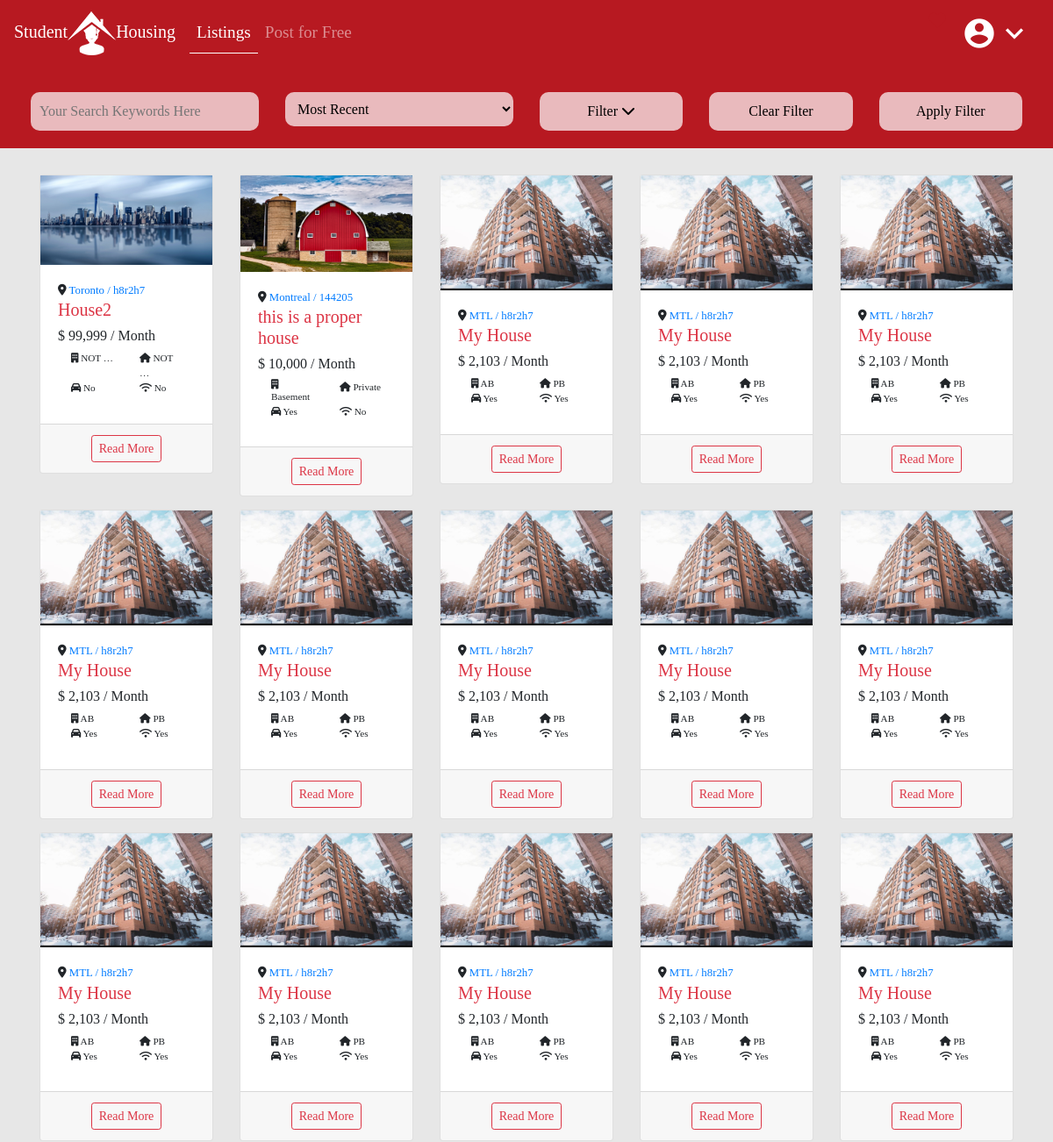
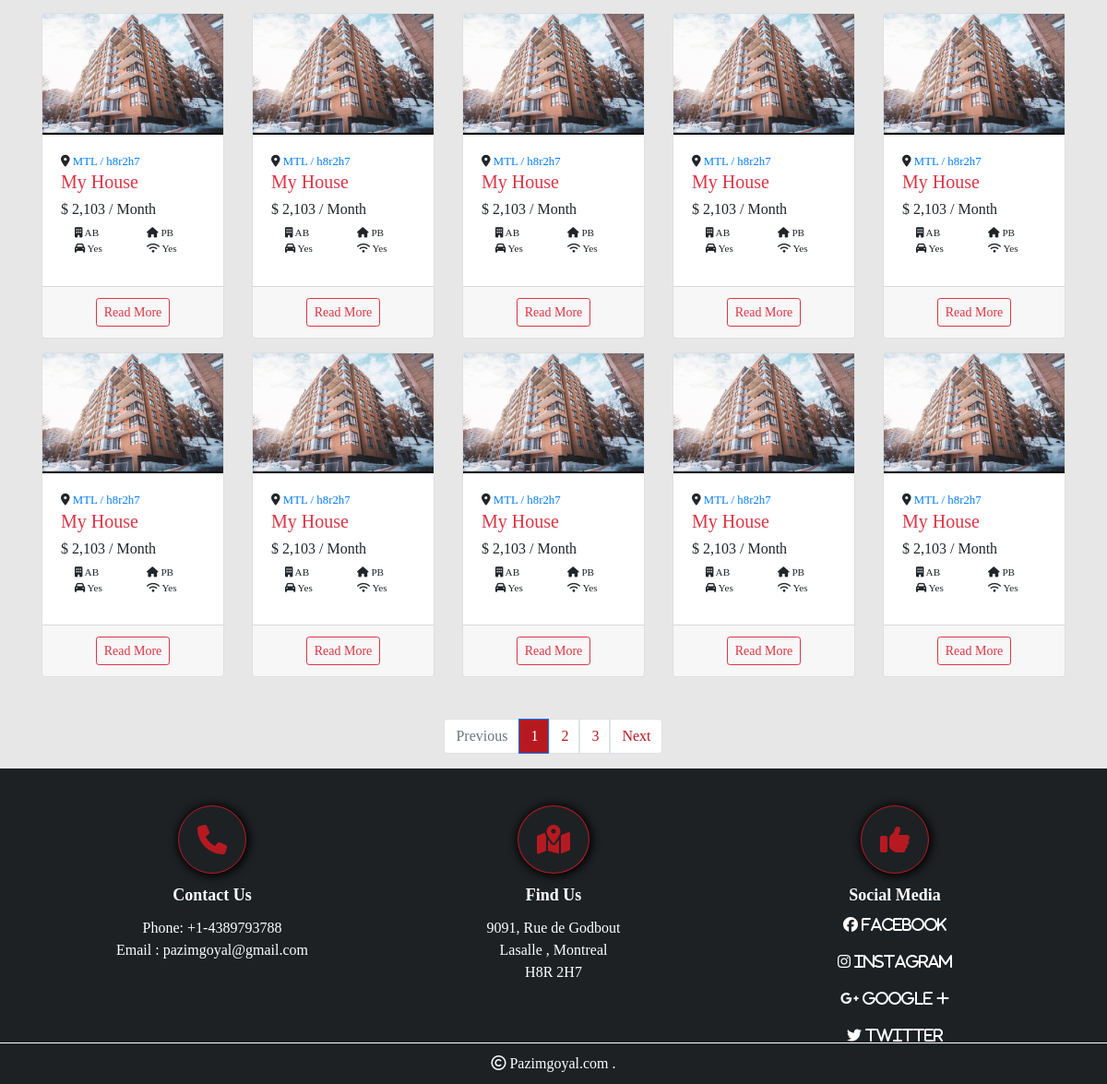
/listings/, run on the app's committed database (2 pictures, top to bottom).
### listings/models.py (models this page shows)
class HouseListings(models.Model):
    title = models.CharField(max_length=200)
    description = models.TextField(blank=True)
    price = models.IntegerField()
    address = models.CharField(max_length=200, default="")
    city = models.CharField(max_length=10, choices=city)
    zipCode = models.CharField(max_length=10)
    building_type = models.CharField(choices=typeB, max_length=18)
    garage = models.BooleanField(default=False)
    space_given = models.CharField(choices=space, max_length=15)
    created_date = models.DateTimeField(default=timezone.now, blank=True)
    is_published = models.BooleanField(default=True)
    image1 = models.ImageField(upload_to='photos/%Y%m%d/', default="default.jpeg")
    image2 = models.ImageField(upload_to='photos/%Y%m%d/', blank=True)
    image3 = models.ImageField(upload_to='photos/%Y%mb%d/', blank=True)
    image4 = models.ImageField(upload_to='photos/%Y%m%d/', blank=True)
    image5 = models.ImageField(upload_to='photos/%Y%m%d/', blank=True)
    image6 = models.ImageField(upload_to='photos/%Y%m%d/', blank=True)
    image7 = models.ImageField(upload_to='photos/%Y%m%d/', blank=True)
    image8 = models.ImageField(upload_to='photos/%Y%m%d/', blank=True)
    image9 = models.ImageField(upload_to='photos/%Y%mb%d/', blank=True)
    image10 = models.ImageField(upload_to='photos/%Y%m%d/', blank=True)
    image11 = models.ImageField(upload_to='photos/%Y%m%d/', blank=True)
    image12 = models.ImageField(upload_to='photos/%Y%m%d/', blank=True)
    bathrooms = models.DecimalField(max_digits=2, default=1, decimal_places=1)
    electricityIncluded = models.BooleanField(default=False)
    wifiIncluded = models.BooleanField(default=False)
    animalsAllowed = models.BooleanField(default=False)
    furnished = models.TextField(choices=furnish)
    user = models.ForeignKey(User, on_delete=models.CASCADE)
    size = models.DecimalField(blank=True, decimal_places=1, max_digits=2, default=3.5)
    bathrooms = models.DecimalField(blank=True, decimal_places=1, max_digits=2, default=2)

### listings/views.py (the view)
# urls.py: path('', include('listings.urls')),
def listings(request):
    if 'order' in request.GET:
        listing = HouseListings.objects.order_by(request.GET['order'])
    else:
        listing = HouseListings.objects.order_by('-created_date')
    if 'keywords' in request.GET:
        keywords = request.GET['keywords']
        if keywords:
            listing = listing.filter(description__icontains=keywords)
    if 'city' in request.GET:
        keywords = request.GET['city']
        if keywords != 'c':
            listing = listing.filter(city__iexact=keywords)
    if 'space_given' in request.GET:
        keywords = request.GET['space_given']
        if keywords != 'NOT AVAILABLE':
            listing = listing.filter(space_given__iexact=keywords)
    if 'building_type' in request.GET:
        keywords = request.GET['building_type']
        if keywords != 'NOT AVAILABLE':
            listing = listing.filter(building_type__iexact=keywords)
    if 'min_price' in request.GET:
        keywords = request.GET['min_price']
        if keywords:
            listing = listing.filter(price__gte=keywords)
    if 'max_price' in request.GET:
        keywords = request.GET['max_price']
        if keywords:
            listing = listing.filter(price__lte=keywords)
    if 'size' in request.GET:
        keywords = request.GET['size']
        if keywords:
            listing = listing.filter(size=Decimal(keywords))
    if 'bathroom' in request.GET:
        keywords = request.GET['bathroom']
        if keywords:
            listing = listing.filter(bathrooms=Decimal(keywords))
    if 'furniture' in request.GET:
        keywords = request.GET['furniture']
        if keywords != 'NOT AVAILABLE':
            listing = listing.filter(furnished__iexact=keywords)
    if 'garage' in request.GET:
        listing = listing.filter(garage=1)
    if 'animalsAllowed' in request.GET:
        listing = listing.filter(animalsAllowed=1)
    if 'electricityIncluded' in request.GET:
        listing = listing.filter(electricityIncluded=1)
    if 'wifiIncluded' in request.GET:
        listing = listing.filter(wifiIncluded=1)
    paginator = Paginator(listing, 25)
    page = request.GET.get('page')
    paged_listings = paginator.get_page(page)
    return render(request, 'listings.html',
                  {'items': paged_listings, 'vals': request.GET, 's': space_type_c, 'c': city_c, 'b': building_type_c,
                   'o': order_c, 'f': furnished_c})

### templates/listings.html (shortened to what this page needs)
{% extends 'base.html' %}
{% load humanize%}
{% block content %}
<div class="filter-listing">
    <form action="{%url 'listings'%}">
        <div>
            <div class="row">
                <div class="col-lg-3 col-12">
                    <input type="search" placeholder="Your Search Keywords Here" name="keywords"
                           value="{{vals.keywords}}">
                </div>
                <div class="col-lg-3 col-6">
                    <select class="listing-filter-dpd" name="order" onchange="this.form.submit()">
                 {% for i,j in o.items %}
                        <option value="{{i}}" {%if i == vals.order %} selected {%endif%}>{{j}}</option>
                        {%endfor%}
                    </select>
                </div>
                <div class="col-lg-2 col-2 listing-filter-b">
                    <button type="button" data-toggle="collapse" data-target="#collapseExample2"
                            aria-expanded="false"> Filter
                        <i class="fas fa-chevron-down  js-rotate-if-collapsed"></i>
                    </button>
                </div>
                <div class="col-lg-2 col-10">
                    <input type="reset" value="Clear Filter" onchange="this.form.submit()">
                </div>
                <div class="col-lg-2 col-10">
                    <input type="submit" value="Apply Filter">
                </div>
            </div>
        </div>
    </form>
</div>
<div class="row row-cols-lg-3 row-cols-md-2 row-cols-1 row-cols-xl-5 main-listing" style="padding: 30px;">
    {% if items%}
    {% for item in items%}
    <div class="col listings" style="margin-bottom: 15px;">
        <div class="card">
            <div class="card-img ">
                <img class="img-responsive" src="{{item.image1.url}}">
            </div>
            <div class="card-body">
                <div class="card-title">
                    <small><i class="fa fa-map-marker"></i><a href="#"> {{item.city}} /
                        {{item.zipCode|lower}}</a>
                    </small>
                    <h5 class="text-danger">{{item.title|truncatewords:5}}</h5>
                    <h6>$ {{item.price|intword|intcomma}} / Month</h6>
                    <div class="smallerItems row row-cols-2">
                        <div class="col info_item"><i class="fa fa-building"></i>
                            {{item.building_type|cut:"Building"|truncatewords:1}}
                        </div>
                        <div class="col info_item"><i class="fa fa-home"></i>
                            {{item.space_given|cut:"Bedroom"|truncatewords:1}}
                        </div>
                        <div class="col info_item"><i class="fa  fa-car"></i> {{item.garage|yesno:"Yes,No"}}</div>
                        <div class="col info_item"><i class="fa  fa-wifi "></i> {{item.wifiIncluded|yesno:"Yes,No"}}
                        </div>
                    </div>
                </div>
            </div>
            <div class="card-footer">
                <div class="d-flex justify-content-around">
                    <div>
                        <a type="button" class="btn btn-outline-danger btn-sm" href="{{item.id}}">Read More</a>
                    </div>
                </div>
            </div>
        </div>
    </div>
    {%endfor%}
    {%else%}
    <center><h3>No results found for search parameters</h3></center>
    {%endif%}
</div>
<nav aria-label="Page navigation example">
    {% if items.has_other_pages%}
    <ul class="pagination justify-content-center">
        {%if items.has_previous%}
        <li class="page-item">
            <a class="page-link" href="?page={{items.previous_page_number}}" tabindex="-1">Previous</a>
        </li>
        {% else%}
        <li class="page-item disabled">
            <a class="page-link" href="#" tabindex="-1">Previous</a>
        </li>
        {% endif%}
        {% for i in items.paginator.page_range%}
        {% if items.number == i %}
        <li class="page-item active"><a class="page-link" href="?page={{i}}">{{i}}</a></li>
        {% else%}
        <li class="page-item"><a class="page-link" href="?page={{i}}">{{i}}</a></li>
        {% endif%}
        {% endfor%}
        {%if items.has_next%}
        <li class="page-item">
            <a class="page-link" href="?page={{items.next_page_number}}">Next</a>
        </li>
        {% else %}
        <li class="page-item disabled">
            <a class="page-link" href="">Next</a>
        </li>
        {%endif%}
    </ul>
    {% endif%}
</nav>
{% endblock %}}

### templates/base.html (shortened to what this page needs)
{% load static %}
<html lang="en">
<head>
    <link rel="stylesheet" href="{% static 'css/bootstrap.min.css' %}">
    <link rel="stylesheet" href="{% static 'css/lightbox.css' %}">
    <link rel="stylesheet" type="text/css" href="{% static 'css/style1.css' %}">
</head>
<body>
<nav class="navbar fixed-top navbar-expand-lg navbar-dark main-nav">
    <a class="navbar-brand" href="/">Student<img src="{% static 'img/logo.png' %}" height="50">Housing</a>
    <div class="collapse navbar-collapse" id="navbarSupportedContent">
        <ul class="navbar-nav mr-auto">
            <li class="nav-item">
                <a class="nav-link {% ifequal request.path '/listings/'%} active {% endifequal%}" href="/listings">Listings</a>
            </li>
            <li class="nav-item">
                <a class="nav-link  {% ifequal request.path '/addListing/'%} active {% endifequal%}" href="/addListing">Post
                    for Free</a>
            </li>
        </ul>
        <ul class="navbar-nav ml-auto">
            <li class="nav-item">
                <i class="fas fa-heart"></i></li>
            <li class="nav-item dropdown active">
                <a class="nav-link account" data-toggle="dropdown" id="navbarDropdown">
                    <i class="material-icons">account_circle</i><i class="material-icons">
                </i>
                </a>
            </li>
        </ul>
    </div>
</nav>
{% block content%}{%endblock%}
<footer class="page-footer">
<div class="container">
    <div class="top-footer row row-cols-lg-3 row-cols-1">
        <div class="footer-item">
            <div class="footer-logo"><i class="fas fa-phone fa-2x"></i></div>
            <div class="footer-text-title">Contact Us</div>
            <div class="footer-text">Phone: +1-4389793788 <br>Email : pazimgoyal@gmail.com</div>
        </div>
        <div class="footer-item">
            <div class="footer-logo"><i class="fas fa-map-marked-alt fa-2x"></i></div>
            <div class="footer-text-title">Find Us</div>
            <div class="footer-text">9091, Rue de Godbout<br>Lasalle , Montreal<br>H8R 2H7</div>
        </div>
        <div class="footer-item">
            <div class="footer-logo"><i class="fas fa-thumbs-up fa-2x"></i></div>
            <div class="footer-text-title">Social Media</div>
            <div class="footer-text">
                <i class="fab fa-facebook"> Facebook</i>
                <br>
                <br>
                <i class="fab fa-instagram"> Instagram</i>
                <br>
                <br>
                <i class="fab fa-google-plus-g"> Google + </i>
                <br>
                <br>
                <i class="fab fa-twitter"> Twitter</i>
            </div>
        </div>
    </div>
</div>
    <div class="row bottom-footer">
        <div class="col-lg-4"></div>
        <div class="col-lg-4"><i class="far fa-copyright"></i> Pazimgoyal.com .</div>
        <div class="col-lg-4"></div>
    </div>
</footer>
</body>
</html>

### StudentHomes/static/css/style1.css (style rules this page uses)
* { max-width: 100%; margin: 0px; padding: 0px; }
body { background: #e7e7e7; font-family: 'Vollkorn', serif; padding-top: 75px; }
.nav-link { transition: border 1s; }
.nav-link.active { border-bottom: 1px solid #fff; }
.row { margin-left: 0px; margin-right: 0px; }
.top-footer .footer-logo { padding: 20px; max-width: fit-content; border: 1px solid #b71921; color: #b71921; box-shadow: 1px 1px 10px 2px #000; border-radius: 50%; margin: auto; transition: transform 1s; }
.bottom-footer { text-align: center; border-top: 1px solid #fff; padding: 10px; }
.top-footer .footer-item { padding-top: 40px; text-align: center; }
.top-footer .footer-text-title { padding: 10px; font-weight: bold; font-size: large; }
.page-footer { background-color: #1d2124; color: #fff; text-decoration: none; }
.main-nav { background-color: #b71921; font-size: larger; }
.navbar .material-icons { font-size: 40px; }
.navbar .fas { padding: 0px 10px; color: #b71921; }
.account { cursor: pointer; }
.card { margin: auto; transition: box-shadow .5s; }
.card img { width: 100%; }
.card-img { border-radius: 0px 0px 0 0; max-height: 180px; overflow: hidden; }
.filter-listing { background: #b71921; padding: 20px; }
.filter-listing input, .filter-listing select, .listing-filter-b button { margin-top: 10px; width: 100%; padding: 10px; background-color: rgba(255, 255, 255, .7); border: none; border-radius: 10px; }
.info_item { font-size: .7em; }
.pagination .page-link { color: #b71921; }
.pagination .page-item.active .page-link { background-color: #b71921; color: #fff; }

### data on the page
HouseListings: image1 (picture), city "Toronto", zipCode "h8r2h7", title "House2", price "99,999", building_type "NOT …", space_given "NOT …", garage "No", wifiIncluded "No"
HouseListings: image1 (picture), city "Montreal", zipCode "144205", title "this is a proper house", price "10,000", building_type "Basement", space_given "Private", garage "Yes", wifiIncluded "No"
HouseListings: image1 (picture), city "MTL", zipCode "h8r2h7", title "My House", price "2,103", building_type "AB", space_given "PB", garage "Yes", wifiIncluded "Yes"
HouseListings: image1 (picture), city "MTL", zipCode "h8r2h7", title "My House", price "2,103", building_type "AB", space_given "PB", garage "Yes", wifiIncluded "Yes"
HouseListings: image1 (picture), city "MTL", zipCode "h8r2h7", title "My House", price "2,103", building_type "AB", space_given "PB", garage "Yes", wifiIncluded "Yes"
HouseListings: image1 (picture), city "MTL", zipCode "h8r2h7", title "My House", price "2,103", building_type "AB", space_given "PB", garage "Yes", wifiIncluded "Yes"
HouseListings: image1 (picture), city "MTL", zipCode "h8r2h7", title "My House", price "2,103", building_type "AB", space_given "PB", garage "Yes", wifiIncluded "Yes"
HouseListings: image1 (picture), city "MTL", zipCode "h8r2h7", title "My House", price "2,103", building_type "AB", space_given "PB", garage "Yes", wifiIncluded "Yes"
HouseListings: image1 (picture), city "MTL", zipCode "h8r2h7", title "My House", price "2,103", building_type "AB", space_given "PB", garage "Yes", wifiIncluded "Yes"
HouseListings: image1 (picture), city "MTL", zipCode "h8r2h7", title "My House", price "2,103", building_type "AB", space_given "PB", garage "Yes", wifiIncluded "Yes"
HouseListings: image1 (picture), city "MTL", zipCode "h8r2h7", title "My House", price "2,103", building_type "AB", space_given "PB", garage "Yes", wifiIncluded "Yes"
HouseListings: image1 (picture), city "MTL", zipCode "h8r2h7", title "My House", price "2,103", building_type "AB", space_given "PB", garage "Yes", wifiIncluded "Yes"
HouseListings: image1 (picture), city "MTL", zipCode "h8r2h7", title "My House", price "2,103", building_type "AB", space_given "PB", garage "Yes", wifiIncluded "Yes"
HouseListings: image1 (picture), city "MTL", zipCode "h8r2h7", title "My House", price "2,103", building_type "AB", space_given "PB", garage "Yes", wifiIncluded "Yes"
HouseListings: image1 (picture), city "MTL", zipCode "h8r2h7", title "My House", price "2,103", building_type "AB", space_given "PB", garage "Yes", wifiIncluded "Yes"
HouseListings: image1 (picture), city "MTL", zipCode "h8r2h7", title "My House", price "2,103", building_type "AB", space_given "PB", garage "Yes", wifiIncluded "Yes"
HouseListings: image1 (picture), city "MTL", zipCode "h8r2h7", title "My House", price "2,103", building_type "AB", space_given "PB", garage "Yes", wifiIncluded "Yes"
HouseListings: image1 (picture), city "MTL", zipCode "h8r2h7", title "My House", price "2,103", building_type "AB", space_given "PB", garage "Yes", wifiIncluded "Yes"
HouseListings: image1 (picture), city "MTL", zipCode "h8r2h7", title "My House", price "2,103", building_type "AB", space_given "PB", garage "Yes", wifiIncluded "Yes"
HouseListings: image1 (picture), city "MTL", zipCode "h8r2h7", title "My House", price "2,103", building_type "AB", space_given "PB", garage "Yes", wifiIncluded "Yes"
HouseListings: image1 (picture), city "MTL", zipCode "h8r2h7", title "My House", price "2,103", building_type "AB", space_given "PB", garage "Yes", wifiIncluded "Yes"
HouseListings: image1 (picture), city "MTL", zipCode "h8r2h7", title "My House", price "2,103", building_type "AB", space_given "PB", garage "Yes", wifiIncluded "Yes"
HouseListings: image1 (picture), city "MTL", zipCode "h8r2h7", title "My House", price "2,103", building_type "AB", space_given "PB", garage "Yes", wifiIncluded "Yes"
HouseListings: image1 (picture), city "MTL", zipCode "h8r2h7", title "My House", price "2,103", building_type "AB", space_given "PB", garage "Yes", wifiIncluded "Yes"
HouseListings: image1 (picture), city "MTL", zipCode "h8r2h7", title "My House", price "2,103", building_type "AB", space_given "PB", garage "Yes", wifiIncluded "Yes"

### other printed values
{{ i }} "1"
{{ i }} "2" "3"
form field order "Most Recent"
